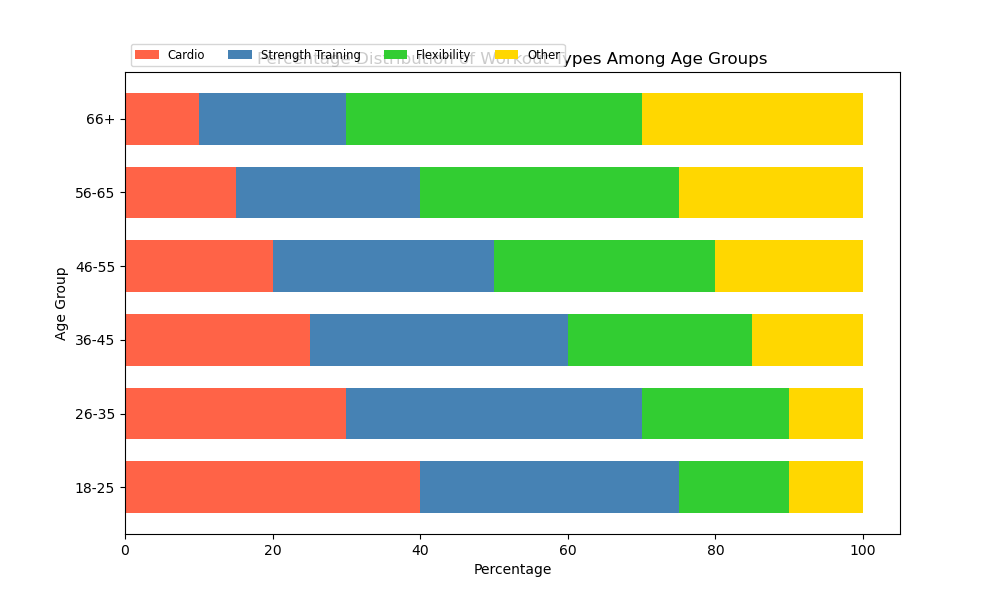

The Python source for this figure:

import matplotlib.pyplot as plt
import numpy as np

data = {
    '18-25': [40, 35, 15, 10],
    '26-35': [30, 40, 20, 10],
    '36-45': [25, 35, 25, 15],
    '46-55': [20, 30, 30, 20],
    '56-65': [15, 25, 35, 25],
    '66+': [10, 20, 40, 30]
}

categories = ['Cardio', 'Strength Training', 'Flexibility', 'Other']
colors = ['#FF6347', '#4682B4', '#32CD32', '#FFD700']
age_groups = list(data.keys())
values = np.array(list(data.values()))
values_cum = values.cumsum(axis=1)

fig, ax = plt.subplots(figsize=(10, 6))

# Plot bars
for i, col in enumerate(categories):
    widths = values[:, i]
    starts = values_cum[:, i] - widths
    ax.barh(age_groups, widths, left=starts, height=0.7, label=col, color=colors[i])

# Add labels
ax.set_xlabel('Percentage')
ax.set_ylabel('Age Group')
ax.set_title('Percentage Distribution of Workout Types Among Age Groups')
ax.legend(ncol=len(categories), bbox_to_anchor=(0, 1), loc='lower left', fontsize='small')

plt.show()
